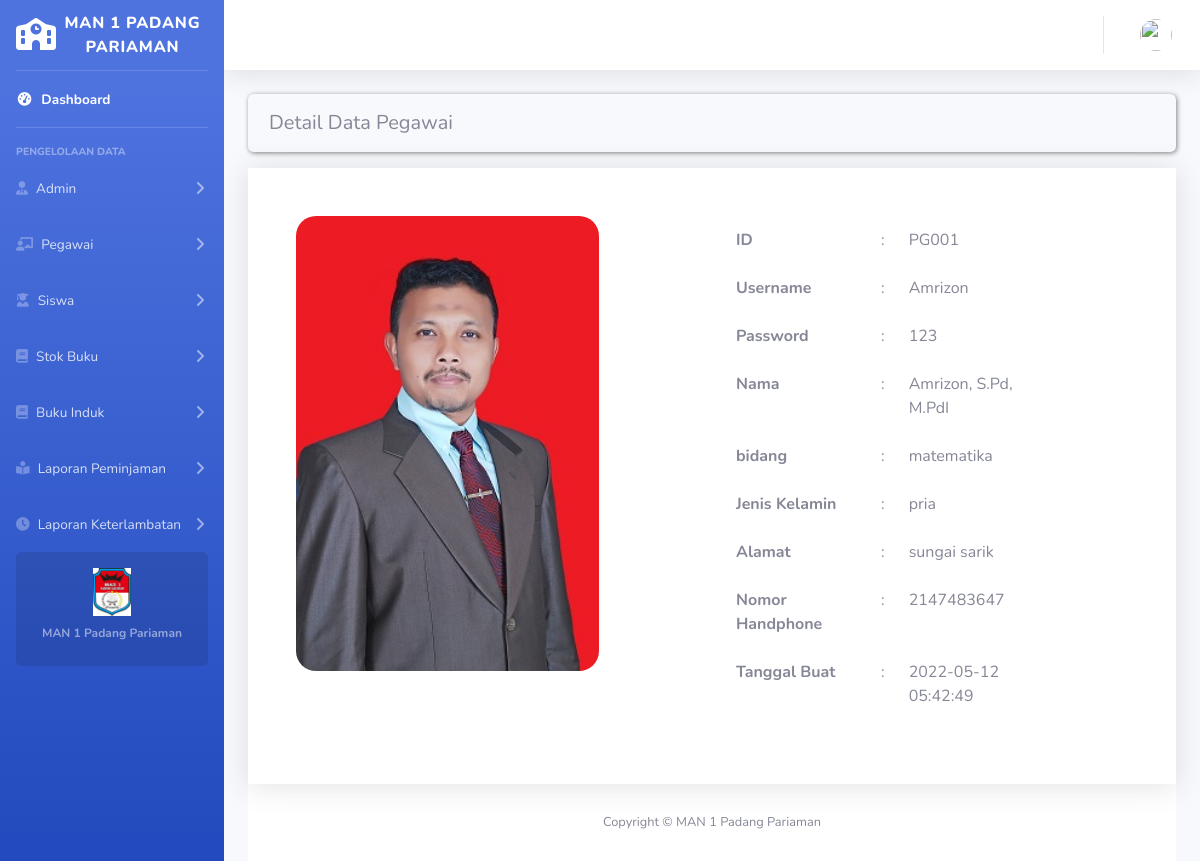
The page /admin/detail-pegawai.php?id=PG001 on the database its author committed.
### tables this page shows
CREATE TABLE `pegawai` (
  `id_pegawai` varchar(30) NOT NULL,
  `username` varchar(100) NOT NULL,
  `password` varchar(200) NOT NULL,
  `nama` varchar(100) NOT NULL,
  `bidang` varchar(100) NOT NULL,
  `jekel` enum('pria','wanita') NOT NULL,
  `alamat` longtext NOT NULL DEFAULT 'kosong',
  `nohp` varchar(14) NOT NULL,
  `gambar` varchar(100) NOT NULL,
  `tgl_buat` timestamp NOT NULL DEFAULT current_timestamp() ON UPDATE current_timestamp()
);

### admin/detail-pegawai.php (the view, shortened to what this page needs)
<?php
    require_once "../functions/functions.php";
    $id = $_SESSION['login'];
    $dataAdmin = mysqli_query($koneksi, "SELECT * FROM admin WHERE id_admin='$id'");
    $dataAdmin = mysqli_fetch_assoc($dataAdmin);
    $id = $_GET['id'];
    $dataPegawai = mysqli_query($koneksi, "SELECT* FROM pegawai WHERE id_pegawai='$id'");
    $dataPegawai = mysqli_fetch_array($dataPegawai);
?>
<!DOCTYPE html>
<html lang="en">
<head>
    <link href="vendor/fontawesome-free/css/all.min.css" rel="stylesheet" type="text/css">
    <link href="css/sb-admin-2.min.css" rel="stylesheet">
    <link href="vendor/datatables/dataTables.bootstrap4.min.css" rel="stylesheet">
    <link rel="stylesheet" href="https://cdnjs.cloudflare.com/ajax/libs/font-awesome/6.0.0-beta3/css/all.min.css">
</head>
<body id="page-top">
    <div id="wrapper">
        <?php
        include('sidebar.php');
        ?>
        <div id="content-wrapper" class="d-flex flex-column">
            <div id="content">
                <nav class="navbar navbar-expand navbar-light bg-white topbar mb-4 static-top shadow">
                    <ul class="navbar-nav ml-auto">
                        <li class="nav-item dropdown no-arrow">
                            <a class="nav-link dropdown-toggle" href="#" id="userDropdown" role="button"
                                data-toggle="dropdown" aria-haspopup="true" aria-expanded="false">
                                <img class="img-profile rounded-circle"
                                    src="../assets/gambar/<?= $dataAdmin['gambar']  ?>">
                            </a>
                        </li>
                    </ul>
                </nav>
                <div class="container-fluid">
                    <div class="alert bg-light header" role="alert">
                        <h5 class="mb-1 mt-1 text-black text-capitalize">detail data pegawai</h5>
                    </div>
                    <div class="row">
                        <div class="col-12">
                            <div class="p-5 shadow" style="background-color: white;">
                                <div class="row">
                                    <div class="col-12 col-lg-6">
                                        <img style="border-radius: 20px;"
                                            src="../assets/gambar/<?= $dataPegawai['gambar'] ?>"
                                            alt="<?= $dataPegawai['nama'] ?>" class="image w-75 align-items-center ">
                                    </div>
                                    <div class="col-4 text-sm-left col-lg-5" style="text-align: left;">
                                        <table class="table table-borderless">
                                            <tr>
                                                <th>ID</th>
                                                <td>:</td>
                                                <td><?= $dataPegawai['id_pegawai'] ?></td>
                                            </tr>
                                            <tr>
                                                <th>Username</th>
                                                <td>:</td>
                                                <td><?= $dataPegawai['username'] ?></td>
                                            </tr>
                                            <tr>
                                                <th>Password</th>
                                                <td>:</td>
                                                <td><?= $dataPegawai['password'] ?></td>
                                            </tr>
                                            <tr>
                                                <th>Nama</th>
                                                <td>:</td>
                                                <td><?= $dataPegawai['nama'] ?></td>
                                            </tr>
                                            <tr>
                                                <th>bidang</th>
                                                <td>:</td>
                                                <td><?= $dataPegawai['bidang'] ?></td>
                                            </tr>
                                            <tr>
                                                <th>Jenis Kelamin</th>
                                                <td>:</td>
                                                <td><?= $dataPegawai['jekel'] ?></td>
                                            </tr>
                                            <tr>
                                                <th>Alamat</th>
                                                <td>:</td>
                                                <td><?= $dataPegawai['alamat'] ?></td>
                                            </tr>
                                            <tr>
                                                <th>Nomor Handphone</th>
                                                <td>:</td>
                                                <td><?= $dataPegawai['nohp'] ?></td>
                                            </tr>
                                            <tr>
                                                <th>Tanggal Buat</th>
                                                <td>:</td>
                                                <td><?= $dataPegawai['tgl_buat'] ?></td>
                                            </tr>
                                        </table>
                                    </div>
                                </div>
                            </div>
                        </div>
                    </div>
                    <footer class="sticky-footer bg-white">
                        <div class="container my-auto">
                            <div class="copyright text-center my-auto">
                                <span>Copyright &copy; MAN 1 Padang Pariaman</span>
                            </div>
                        </div>
                    </footer>
                </div>
            </div>
</body>
</html>

### admin/detail-pegawai.php (style rules this page uses)
.header { box-shadow: 1px 1px 5px grey; background-position: center; background-size: cover; }

### rows shown on the page
pegawai: gambar (picture), id_pegawai "PG001", username "Amrizon", password "123", nama "Amrizon, S.Pd, M.PdI", bidang "matematika", jekel "pria", alamat "sungai sarik", nohp "2147483647", tgl_buat "2022-05-12 05:42:49"
